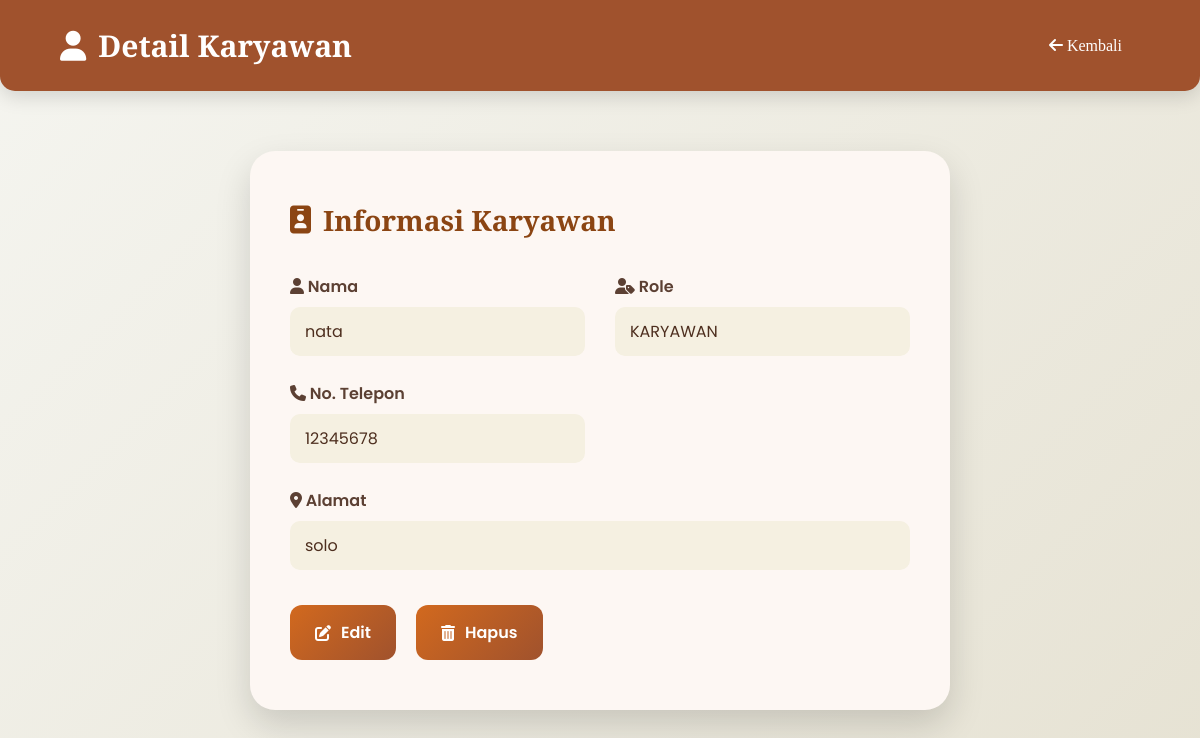
The app's page /detail_karyawan.php?id=5 (signed in) with its own data.
### tables this page shows
CREATE TABLE `karyawan` (
  `id` int(11) NOT NULL,
  `nama` varchar(100) NOT NULL,
  `password` varchar(255) NOT NULL,
  `no_telp` varchar(20) DEFAULT NULL,
  `alamat` text DEFAULT NULL,
  `role` enum('ADMIN','KARYAWAN') NOT NULL
);

### detail_karyawan.php (the view, shortened to what this page needs)
<?php
include "database.php";
$id = $_GET['id'];
$stmt = $conn->prepare("SELECT * FROM karyawan WHERE id=?");
$stmt->bind_param("i", $id);
$stmt->execute();
$result = $stmt->get_result();
$karyawan = $result->fetch_assoc();
?>
<!DOCTYPE html>
<html lang="id">
<head>
    <link rel="stylesheet" href="https://cdnjs.cloudflare.com/ajax/libs/font-awesome/6.5.0/css/all.min.css">
</head>
<body>
    <div class="header">
        <h2><i class="fas fa-user"></i> Detail Karyawan</h2>
        <a href="karyawan.php"><i class="fas fa-arrow-left"></i> Kembali</a>
    </div>
    <div class="container">
        <div class="card">
            <div class="card-content">
                <h3><i class="fas fa-id-badge"></i> Informasi Karyawan</h3>
                <div class="info">
                    <div>
                        <label><i class="fas fa-user"></i> Nama</label>
                        <span><?php echo htmlspecialchars($karyawan['nama']); ?></span>
                    </div>
                    <div>
                        <label><i class="fas fa-user-tag"></i> Role</label>
                        <span><?php echo $karyawan['role']; ?></span>
                    </div>
                    <div>
                        <label><i class="fas fa-phone"></i> No. Telepon</label>
                        <span><?php echo htmlspecialchars($karyawan['no_telp']); ?></span>
                    </div>
                    <div class="full-width">
                        <label><i class="fas fa-map-marker-alt"></i> Alamat</label>
                        <span><?php echo htmlspecialchars($karyawan['alamat']); ?></span>
                    </div>
                </div>
                <div class="buttons">
                    <a href="edit_karyawan.php?id=<?php echo $karyawan['id']; ?>"><i class="fas fa-edit"></i> Edit</a>
                    <a href="hapus_karyawan.php?id=<?php echo $karyawan['id']; ?>" onclick="return confirm('Apakah Anda yakin ingin menghapus karyawan ini?');"><i class="fas fa-trash-alt"></i> Hapus</a>
                </div>
            </div>
        </div>
    </div>
</body>
</html>

### detail_karyawan.php (style rules this page uses)
* { margin:0; padding:0; box-sizing:border-box; }
body { font-family: 'Poppins', sans-serif; min-height: 100vh; background: linear-gradient(135deg, #f5f5f0, #e6e2d3); }
.header { background: #a0522d; color: #fff; padding: 25px 60px; display: flex; justify-content: space-between; align-items: center; font-family: 'Playfair Display', serif; box-shadow: 0 5px 20px rgba(0,0,0,0.15); border-bottom-left-radius: 15px; border-bottom-right-radius: 15px; }
.header h2 { font-size: 30px; display: flex; align-items: center; gap: 12px; }
.header a { color: #fff; text-decoration: none; padding: 10px 18px; border-radius: 8px; font-weight: 500; transition: background 0.3s, transform 0.2s; }
.container { padding: 60px 50px; display: flex; justify-content: center; }
.card { background: #fff; border-radius: 25px; padding: 50px 40px; width: 700px; max-width: 95%; box-shadow: 0 15px 35px rgba(0,0,0,0.15); position: relative; overflow: hidden; }
.card::before { content: ''; position: absolute; top: -40%; left: -40%; width: 180%; height: 180%; background: rgba(210,105,30,0.05); transform: rotate(25deg); z-index: 0; }
.card-content { position: relative; z-index: 1; }
.card h3 { font-family: 'Playfair Display', serif; color: #8b4513; font-size: 28px; margin-bottom: 35px; display: flex; align-items: center; gap: 12px; }
.info { display: grid; grid-template-columns: 1fr 1fr; gap: 25px 30px; }
.info div { display: flex; flex-direction: column; }
.info label { font-weight: 600; color: #5c4033; margin-bottom: 8px; }
.info span { padding: 12px 15px; background: #f5f0e1; border-radius: 10px; font-size: 16px; display: flex; align-items: center; gap: 8px; color: #4d2e1e; }
.full-width { grid-column: 1 / 3; }
.buttons { margin-top: 35px; display: flex; gap: 20px; }
.buttons a { padding: 15px 25px; background: linear-gradient(135deg, #d2691e, #a0522d); color: #fff; text-decoration: none; font-weight: 600; border-radius: 12px; display: flex; align-items: center; gap: 10px; transition: background 0.3s, transform 0.2s; }

### records on screen
karyawan: nama "nata", role "KARYAWAN", no_telp "12345678", alamat "solo"
